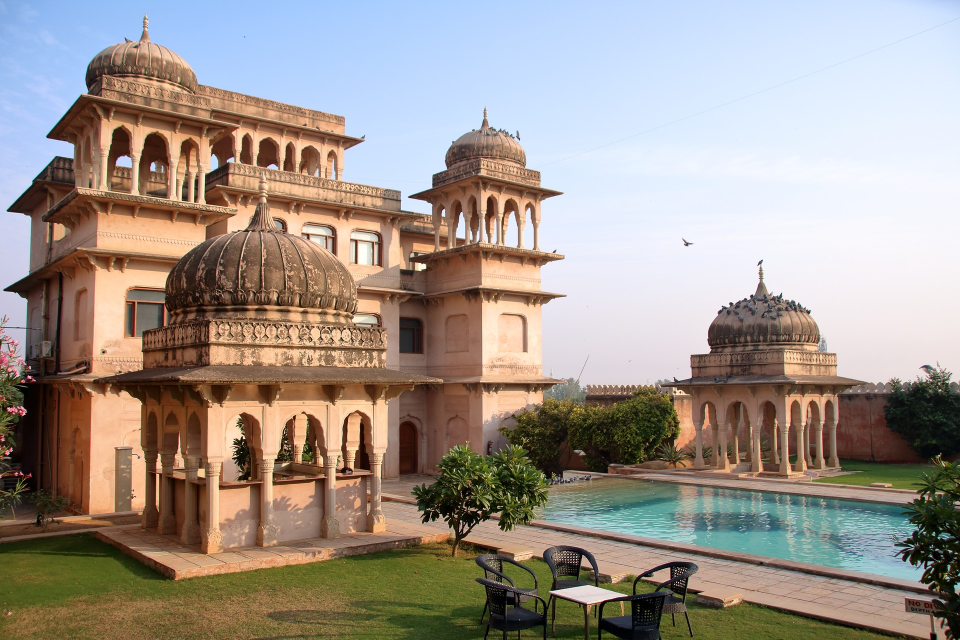
#> input picture media/hotels/hotel1.jpg, 1920 x 1280 px (shown at 1/2 size); its folder holds 4 pictures in this run
$ python optimize_hotel_images.py
#> lines starting #> are read from the running program, lines starting #| are printed output that depends on the picture
from pathlib import Path
from PIL import Image, ImageOps

SOURCE = Path("media/hotels")
OUTPUT = Path("media/hotels/optimized")

OUTPUT.mkdir(parents=True, exist_ok=True)

allowed = {".jpg", ".jpeg", ".png", ".webp"}

for image_path in sorted(SOURCE.iterdir()):
    if image_path.suffix.lower() not in allowed:
        continue

    try:
        with Image.open(image_path) as image:
#> image is the input picture: PIL image 1920x1280 RGB; mean R, G, B 158.2, 148, 140.2
            image = ImageOps.fit(
                image.convert("RGB"),
                (1200, 800),
                method=Image.Resampling.LANCZOS
            )
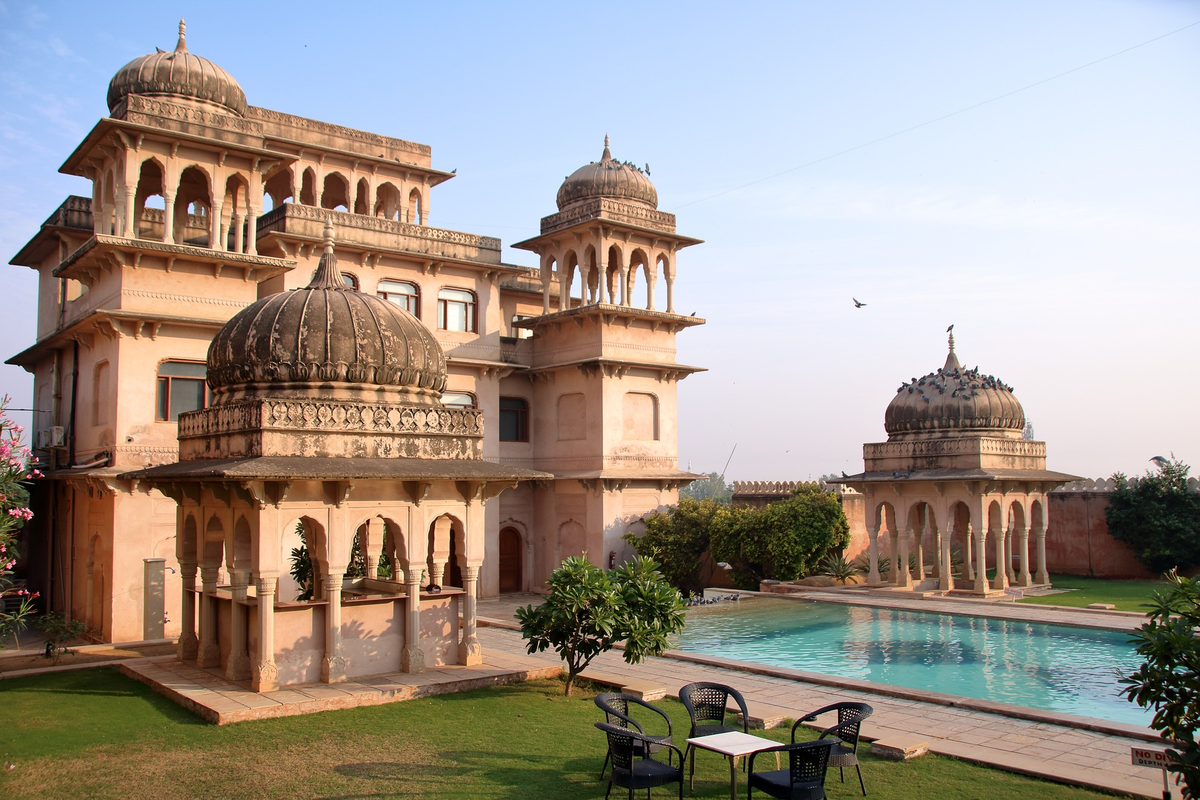
#> image: PIL image 1200x800 RGB; mean R, G, B 158.1, 148, 140.2

            output_path = OUTPUT / f"{image_path.stem}.webp"

            image.save(
                output_path,
                "WEBP",
                quality=78,
                method=6
            )

            size_kb = output_path.stat().st_size / 1024

            print(f"✓ {image_path.name} → {output_path.name} ({size_kb:.0f} KB)")

    except Exception as e:
        print(f"✗ {image_path.name}: {e}")
#> pass 2 of the loop `for image_path in sorted(SOURCE.iterdir()):`:
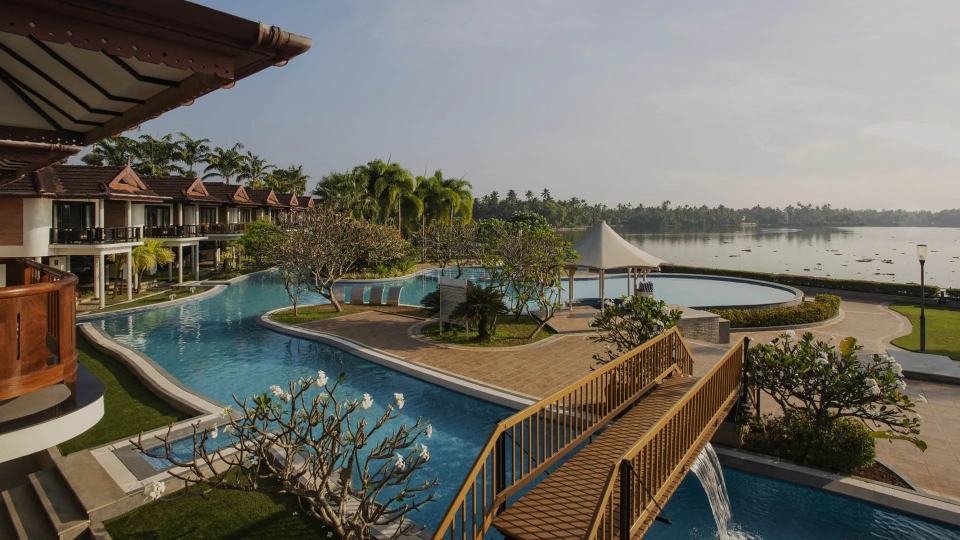
#> input picture media/hotels/hotel10.webp, 1920 x 1080 px (shown at 1/2 size)
#> image is the input picture: PIL image 1920x1080 RGB; mean R, G, B 109, 105.4, 95.4
#> `image = ImageOps.fit( image.convert("RGB"), (1200, 800), method=Image...`:
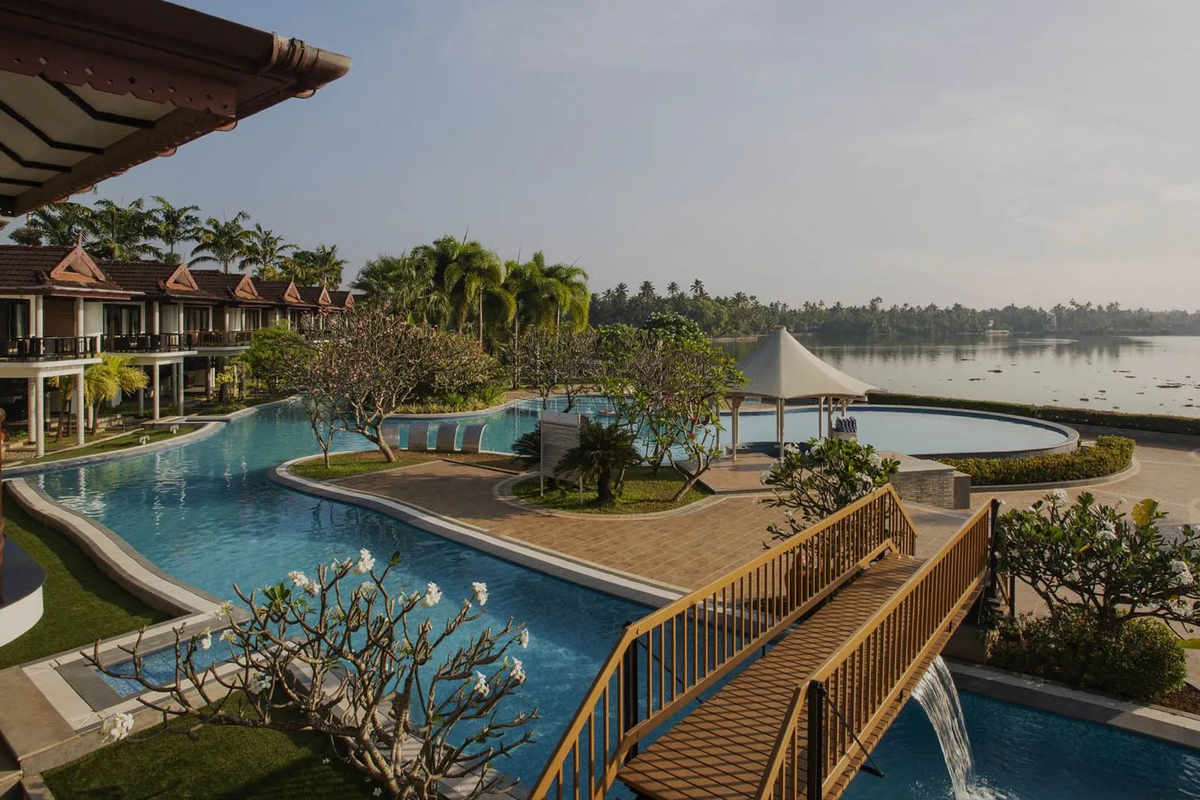
#> image: PIL image 1200x800 RGB; mean R, G, B 107.9, 106, 96.9
#> pass 3 of the loop `for image_path in sorted(SOURCE.iterdir()):`:
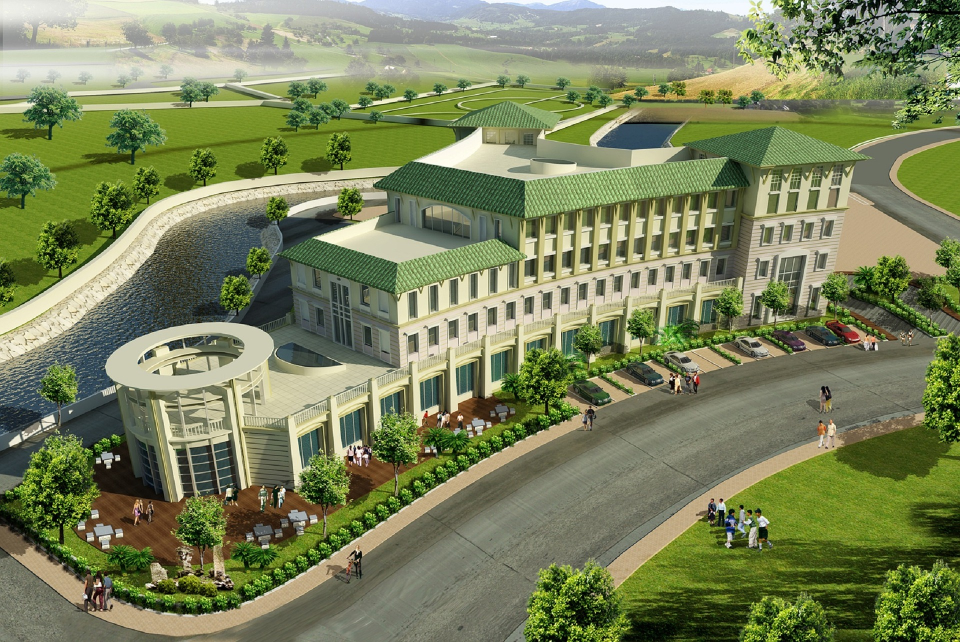
#> input picture media/hotels/hotel2.jpg, 1920 x 1284 px (shown at 1/2 size)
#> image is the input picture: PIL image 1920x1284 RGB; mean R, G, B 121.9, 130.4, 91.2
#> `image = ImageOps.fit( image.convert("RGB"), (1200, 800), method=Image...`:
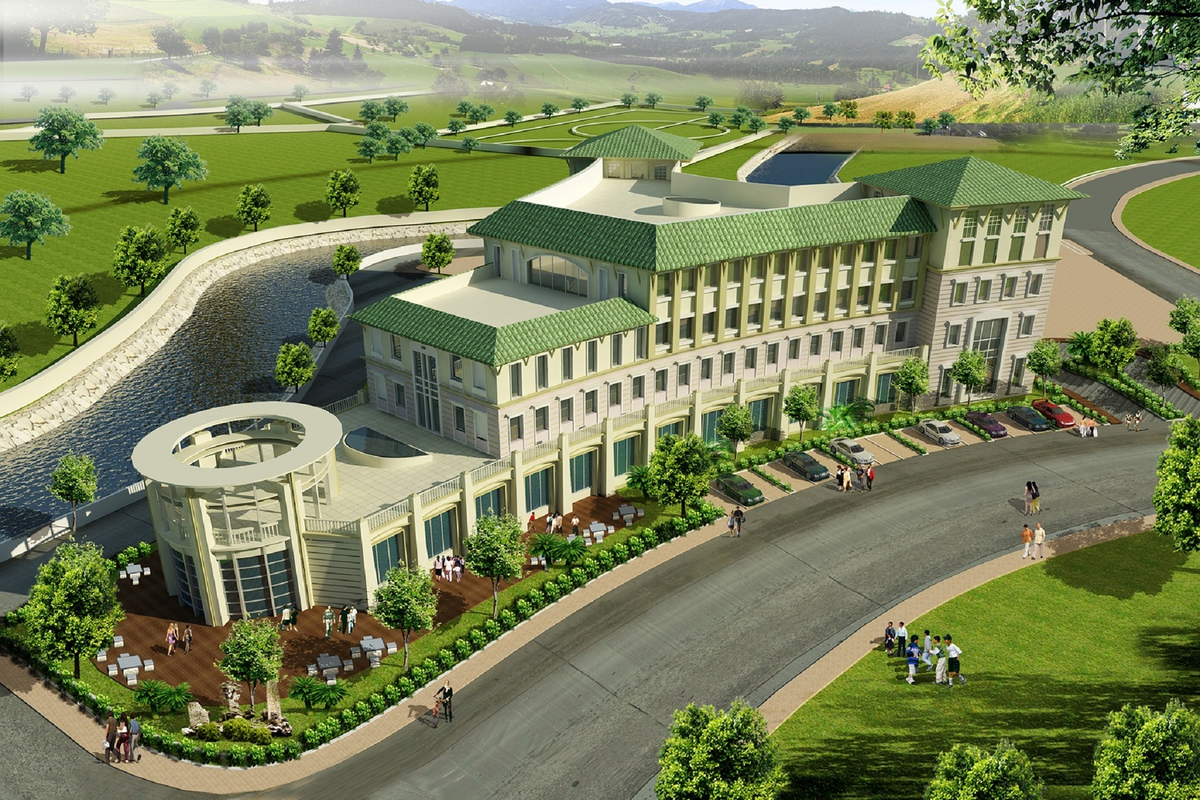
#> image: PIL image 1200x800 RGB; mean R, G, B 121.9, 130.4, 91.1
#> the loop made 5 passes; the first 3 are shown

print("\nDone.")
